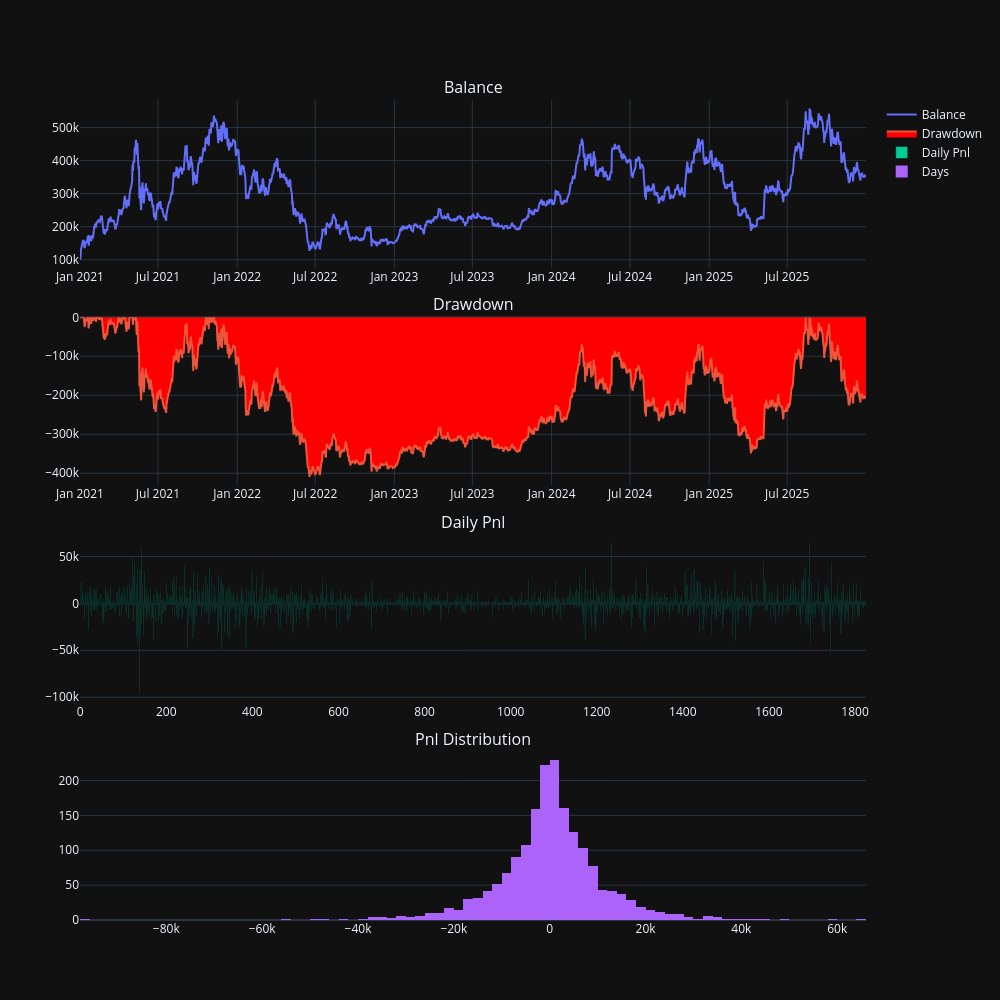

Notebook code cell kept with this figure:
### Code cell
engine.show_chart()

### Figure 1 — Plotly figure (JSON) as saved in the notebook; plotly's stock layout.template omitted (floating-point values rounded to 4 significant figures; data arrays with more than 128 entries replaced by an {"elided": "..."} marker saying what was removed)
{"data": [{"mode": "lines", "name": "Balance", "x": {"elided": "1826 str values"}, "y": {"elided": "1826 float values"}, "type": "scatter", "xaxis": "x", "yaxis": "y"}, {"fill": "tozeroy", "fillcolor": "red", "mode": "lines", "name": "Drawdown", "x": {"elided": "1826 str values"}, "y": {"elided": "1826 float values"}, "type": "scatter", "xaxis": "x2", "yaxis": "y2"}, {"name": "Daily Pnl", "y": {"elided": "1826 float values"}, "type": "bar", "xaxis": "x3", "yaxis": "y3"}, {"name": "Days", "nbinsx": 100, "x": {"elided": "1826 float values"}, "type": "histogram", "xaxis": "x4", "yaxis": "y4"}], "layout": {"xaxis": {"anchor": "y", "domain": [0.0, 1.0]}, "yaxis": {"anchor": "x", "domain": [0.795, 1.0]}, "xaxis2": {"anchor": "y2", "domain": [0.0, 1.0]}, "yaxis2": {"anchor": "x2", "domain": [0.53, 0.735]}, "xaxis3": {"anchor": "y3", "domain": [0.0, 1.0]}, "yaxis3": {"anchor": "x3", "domain": [0.265, 0.47]}, "xaxis4": {"anchor": "y4", "domain": [0.0, 1.0]}, "yaxis4": {"anchor": "x4", "domain": [0.0, 0.205]}, "annotations": [{"font": {"size": 16}, "showarrow": false, "text": "Balance", "x": 0.5, "xanchor": "center", "xref": "paper", "y": 1.0, "yanchor": "bottom", "yref": "paper"}, {"font": {"size": 16}, "showarrow": false, "text": "Drawdown", "x": 0.5, "xanchor": "center", "xref": "paper", "y": 0.735, "yanchor": "bottom", "yref": "paper"}, {"font": {"size": 16}, "showarrow": false, "text": "Daily Pnl", "x": 0.5, "xanchor": "center", "xref": "paper", "y": 0.47, "yanchor": "bottom", "yref": "paper"}, {"font": {"size": 16}, "showarrow": false, "text": "Pnl Distribution", "x": 0.5, "xanchor": "center", "xref": "paper", "y": 0.205, "yanchor": "bottom", "yref": "paper"}], "height": 1000, "width": 1000}}
